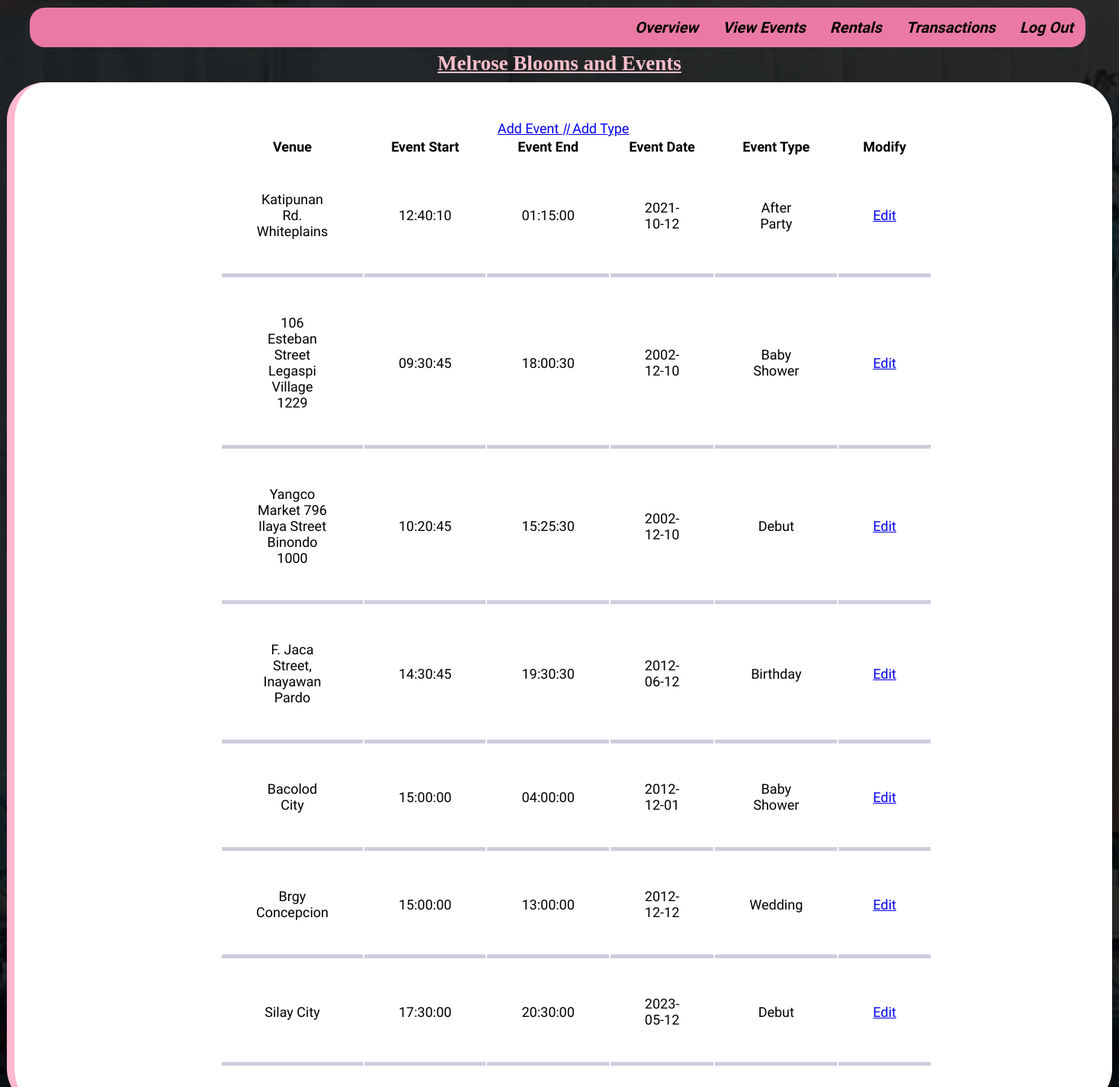
/index.php?page=event (signed in), run on the app's committed database.
### tables this page shows
CREATE TABLE `events` (
  `Event_type` varchar(255) NOT NULL,
  `event_id` int(11) NOT NULL,
  `Venue` varchar(100) NOT NULL,
  `Event_start` time NOT NULL,
  `Event_end` time NOT NULL,
  `Event_date` date NOT NULL,
  `type_id` int(11) NOT NULL
);

CREATE TABLE `eventtype` (
  `type_id` int(11) NOT NULL,
  `type_name` varchar(50) NOT NULL,
  `type_desc` varchar(50) NOT NULL
);

### classes/eventClass.php (called while the page is built, shortened)
<?php
class Event{
	private $DB_SERVER='localhost';
	private $DB_USERNAME='root';
	private $DB_PASSWORD='';
	private $DB_DATABASE='test3';
	private $conn;
	public function __construct(){
		$this->conn = new PDO("mysql:host=".$this->DB_SERVER.";dbname=".$this->DB_DATABASE,$this->DB_USERNAME,$this->DB_PASSWORD);
	}
	public function list_events(){
			 $sql="SELECT * FROM events";
			 $q = $this->conn->query($sql) or die("failed!");
			 while($r = $q->fetch(PDO::FETCH_ASSOC)){
			 $data[]=$r;
			 }
			 if(empty($data)){
				return false;
			 }else{
			 	return $data;
			 }
	}
	function get_Events_type($id){
		$sql="SELECT type_id FROM events WHERE event_id = :id";
		$q = $this->conn->prepare($sql);
		$q->execute(['id' => $id]);
		$type_id = $q->fetchColumn();
		return $type_id;
	}
	function get_Event_type_name($id){
		$sql="SELECT type_name FROM eventtype WHERE type_id = :id";
		$q = $this->conn->prepare($sql);
		$q->execute(['id' => $id]);
		$type_name = $q->fetchColumn();
		return $type_name;
	}
}

### event-module/event-read.php (the view)
<div id="proList">
<table id="tableP">
<a href="index.php?page=event&subpage=add"> Add Event <i> || </a>  </i>
<a href="index.php?page=event&subpage=readt"> Add Type <i></a></i>
<tr>
<th>Venue  </th> <th>Event Start  </th> <th>Event End  </th> <th>Event Date  </th> <th>Event Type </th> <th>Modify</th>
</tr>
<?php
if($events->list_events() != false){
foreach($events->list_events() as $value){
   extract($value);
?>
      <tr>
        <td><?php echo $Venue;?></td>
        <td><?php echo $Event_start;?></td>
        <td><?php echo $Event_end;?></td>
        <td><?php echo $Event_date;?></td>
        <td><?php echo $events->get_Event_type_name($events->get_Events_type($event_id));?></td>
        <td><a href="index.php?page=event&subpage=edit&id=<?php echo $event_id;?>"> Edit</a></td>
      </tr>
      <tr>
<?php
}
}else{
  echo "No Record Found.";
}
?>
</table>
</div>

### css/custom.css (style rules this page uses)
html { margin: 0; padding: 0; }
body { font-family: 'Assistant', sans-serif; font-size: 18px; background: url(../images/bg.png); background-size: cover; }
#proList { width: 900px; text-align: center; padding: 30px; float: center; margin: auto; }
td { border-bottom: 5px solid #ceccdd; padding: 45px; margin: 0 auto; text-align: center; }

### data on the page
events: Venue "Katipunan Rd. Whiteplains", Event_start "12:40:10", Event_end "01:15:00", Event_date "2021-10-12", $events->get_Event_type_name($events->get_Events_type($event_id)) "After Party"
events: Venue "106 Esteban Street Legaspi Village 1229", Event_start "09:30:45", Event_end "18:00:30", Event_date "2002-12-10", $events->get_Event_type_name($events->get_Events_type($event_id)) "Baby Shower"
events: Venue "Yangco Market 796 Ilaya Street Binondo 1000", Event_start "10:20:45", Event_end "15:25:30", Event_date "2002-12-10", $events->get_Event_type_name($events->get_Events_type($event_id)) "Debut"
events: Venue "F. Jaca Street, Inayawan Pardo", Event_start "14:30:45", Event_end "19:30:30", Event_date "2012-06-12", $events->get_Event_type_name($events->get_Events_type($event_id)) "Birthday"
events: Venue "Bacolod City", Event_start "15:00:00", Event_end "04:00:00", Event_date "2012-12-01", $events->get_Event_type_name($events->get_Events_type($event_id)) "Baby Shower"
events: Venue "Brgy Concepcion", Event_start "15:00:00", Event_end "13:00:00", Event_date "2012-12-12", $events->get_Event_type_name($events->get_Events_type($event_id)) "Wedding"
events: Venue "Silay City", Event_start "17:30:00", Event_end "20:30:00", Event_date "2023-05-12", $events->get_Event_type_name($events->get_Events_type($event_id)) "Debut"
